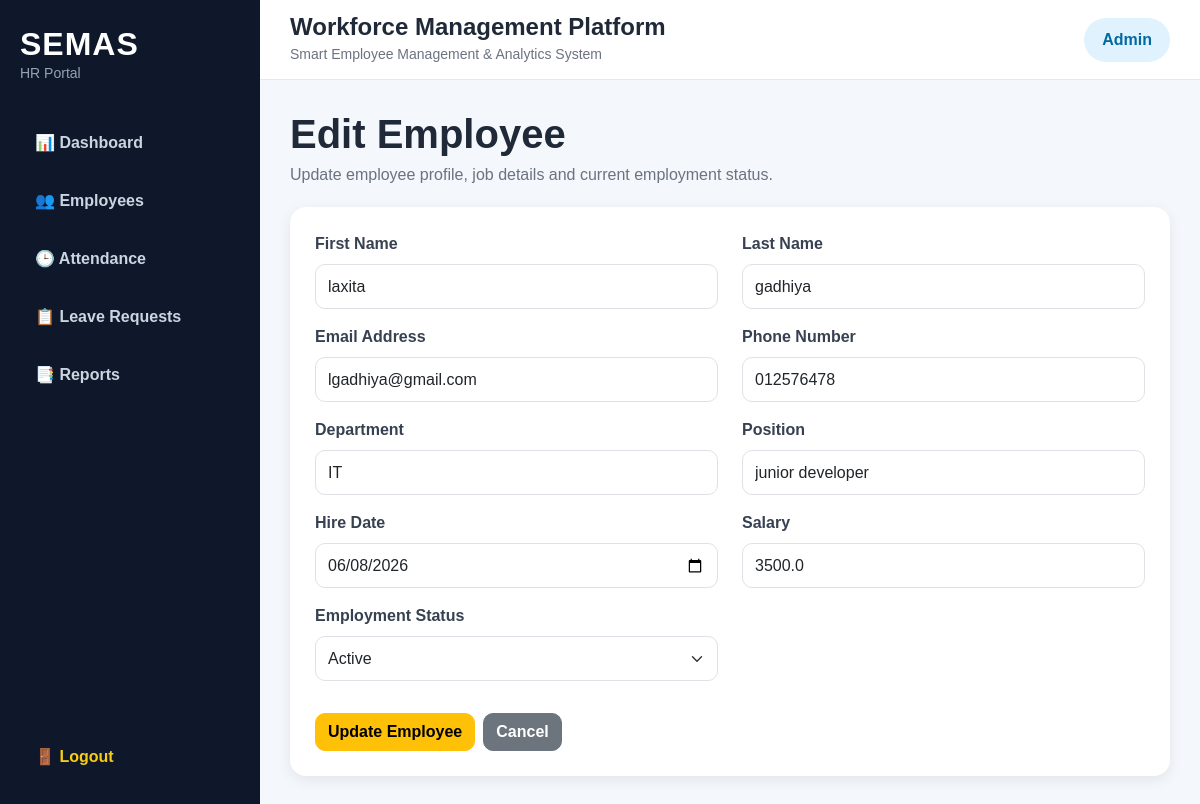
The page /edit-employee/1 (signed in) on the database its author committed.
### tables this page shows
CREATE TABLE employees (
    id INTEGER PRIMARY KEY AUTOINCREMENT,
    first_name TEXT NOT NULL,
    last_name TEXT NOT NULL,
    email TEXT UNIQUE,
    phone TEXT,
    department TEXT,
    position TEXT,
    hire_date TEXT,
    salary REAL,
    status TEXT DEFAULT 'Active'
);

### app.py (the view, shortened to what this page needs)
@app.route("/edit-employee/<int:id>", methods=["GET", "POST"])
@login_required
def edit_employee(id):
    conn = get_db_connection()
    employee = conn.execute(
        "SELECT * FROM employees WHERE id = ?", (id,)
    ).fetchone()
    conn.close()
    return render_template("edit_employee.html", employee=employee)

### app.py (called while the page is built)
def get_db_connection():
    conn = sqlite3.connect(db_path)
    conn.row_factory = sqlite3.Row
    return conn

def login_required(route_function):
    @wraps(route_function)
    def wrapper(*args, **kwargs):
        if "user_id" not in session:
            return redirect("/login")
        return route_function(*args, **kwargs)
    return wrapper

### templates/edit_employee.html (shortened to what this page needs)
{% extends "base.html" %}
{% block content %}
<div class="page-header">
    <div>
        <h1>Edit Employee</h1>
        <p>Update employee profile, job details and current employment status.</p>
    </div>
</div>
<div class="form-card">
    <form method="POST">
        <div class="row">
            <div class="col-md-6 mb-3">
                <label class="form-label">First Name</label>
                <input type="text" name="first_name" class="form-control"
                       value="{{ employee['first_name'] }}" required>
            </div>
            <div class="col-md-6 mb-3">
                <label class="form-label">Last Name</label>
                <input type="text" name="last_name" class="form-control"
                       value="{{ employee['last_name'] }}" required>
            </div>
            <div class="col-md-6 mb-3">
                <label class="form-label">Email Address</label>
                <input type="email" name="email" class="form-control"
                       value="{{ employee['email'] }}" required>
            </div>
            <div class="col-md-6 mb-3">
                <label class="form-label">Phone Number</label>
                <input type="text" name="phone" class="form-control"
                       value="{{ employee['phone'] }}">
            </div>
            <div class="col-md-6 mb-3">
                <label class="form-label">Department</label>
                <input type="text" name="department" class="form-control"
                       value="{{ employee['department'] }}">
            </div>
            <div class="col-md-6 mb-3">
                <label class="form-label">Position</label>
                <input type="text" name="position" class="form-control"
                       value="{{ employee['position'] }}">
            </div>
            <div class="col-md-6 mb-3">
                <label class="form-label">Hire Date</label>
                <input type="date" name="hire_date" class="form-control"
                       value="{{ employee['hire_date'] }}">
            </div>
            <div class="col-md-6 mb-3">
                <label class="form-label">Salary</label>
                <input type="number" name="salary" class="form-control"
                       value="{{ employee['salary'] }}">
            </div>
            <div class="col-md-6 mb-3">
                <label class="form-label">Employment Status</label>
                <select name="status" class="form-select">
                    <option value="Active" {% if employee['status'] == 'Active' %}selected{% endif %}>Active</option>
                </select>
            </div>
        </div>
        <div class="d-flex gap-2 mt-3">
            <button type="submit" class="btn btn-warning">Update Employee</button>
            <a href="/employees" class="btn btn-secondary">Cancel</a>
        </div>
    </form>
</div>
{% endblock %}

### static/style.css (style rules this page uses)
* { box-sizing: border-box; }
body { margin: 0; padding: 0; font-family: Arial, sans-serif; background: #f4f7fb; color: #1f2937; }
.page-header { display: flex; justify-content: space-between; align-items: center; margin-bottom: 20px; }
.page-header h1 { font-weight: 800; color: #1f2937; margin-bottom: 5px; }
.page-header p { color: #6b7280; margin: 0; }
.form-card { background: white; padding: 25px; border-radius: 16px; box-shadow: 0 4px 14px rgba(0,0,0,0.08); }
.form-card label { font-weight: 700; color: #374151; }
.form-control, .form-select { border-radius: 10px; min-height: 45px; }
.btn { border-radius: 10px; font-weight: 600; }

### rows shown on the page
employees: first_name "laxita", last_name "gadhiya", email "lgadhiya@gmail.com", phone "012576478", department "IT", position "junior developer", hire_date "06/08/2026", salary "3500.0", status "Active"
